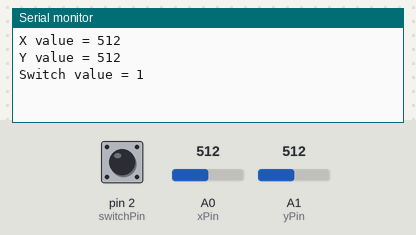
This sketch was run on a simulated Arduino Uno, built with avr-gcc and run on an emulated ATmega328P. Parts: the last lines printed to the serial monitor. The test bench sets the inputs (shaded band); at power-on: A0 (xPin) = 512, A1 (yPin) = 512, pin 2 (switchPin) HIGH.

Above: at 1.8 s.
1.9 s: A0 (xPin) set to 716
At 3.3 s:
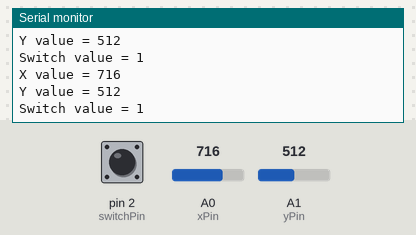
3.4 s: A1 (yPin) set to 716
4.9 s: pin 2 (switchPin) pulled LOW for 1.2 s
At 6.8 s:
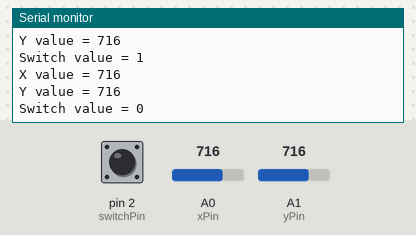
7.6 s: A0 (xPin) set to 900
At 8.8 s:
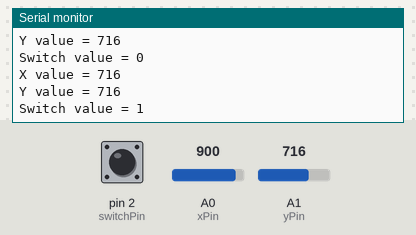
9.1 s: A1 (yPin) set to 900
At 9.1 s:
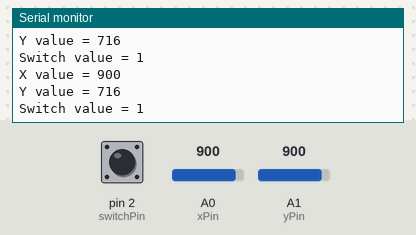
Timing chart, 0 to 11.6 s (numbered marks = the images above; inputs shaded):
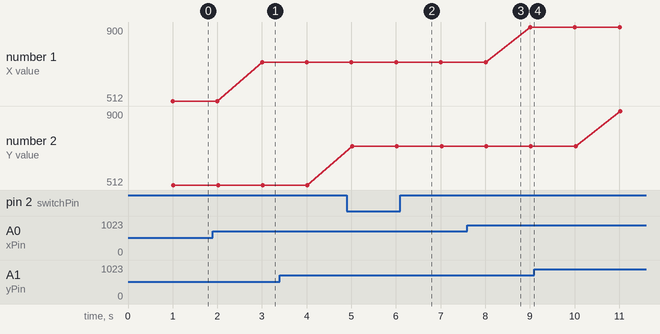

Measured:
- after the input at 1.9 s, the serial monitor: prints a new line after 1.1 s (image 1)
- after the input at 4.9 s, the serial monitor: prints a new line after 1.1 s (image 2)
- plotted number 1: 512 → 716 after the input at 1.9 s, 716 → 900 after the input at 7.6 s

The sketch:

32_joystick.ino
```cpp
// pins
int xPin = A0;
int yPin = A1;
int switchPin = 2;

//
int xVal;
int yVal;
int switchVal;

void setup() {
  // put your setup code here, to run once:
Serial.begin(9600);

pinMode(xPin, INPUT);
pinMode(yPin, INPUT);
pinMode(switchPin, INPUT);
digitalWrite(switchPin,HIGH);
}

void loop() {
  // put your main code here, to run repeatedly:
xVal = analogRead(xPin);
yVal = analogRead(yPin);
switchVal = digitalRead(switchPin);
delay(1000);

Serial.print("X value = ");
Serial.println(xVal);
Serial.print("Y value = ");
Serial.println(yVal);
Serial.print("Switch value = ");
Serial.println(switchVal);
Serial.println();
}
```
